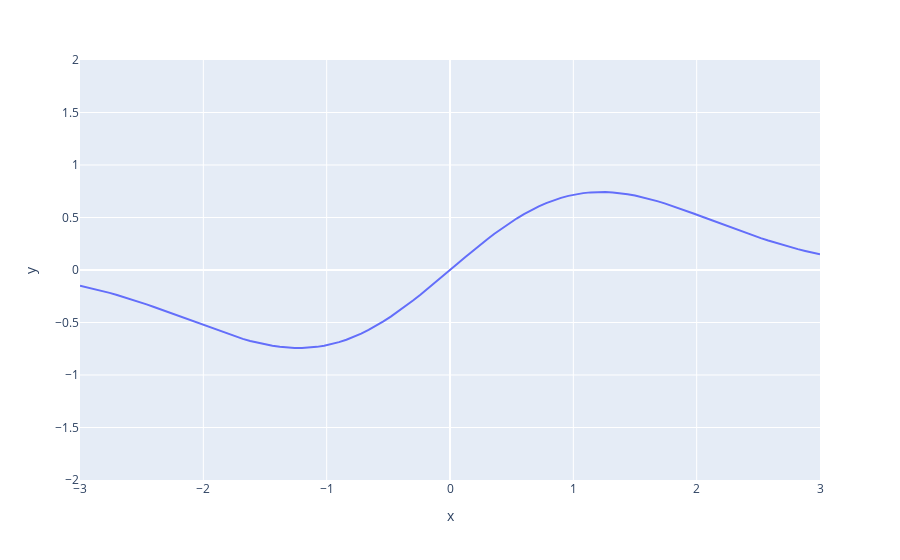

Notebook cell for this chart:
### Code cell
x_=np.linspace(-3,3,101)

def f_(x):
    return x*np.exp(-x**2/3)

ex.line(x=x_,y=f_(x_),range_y=(-2,2))
